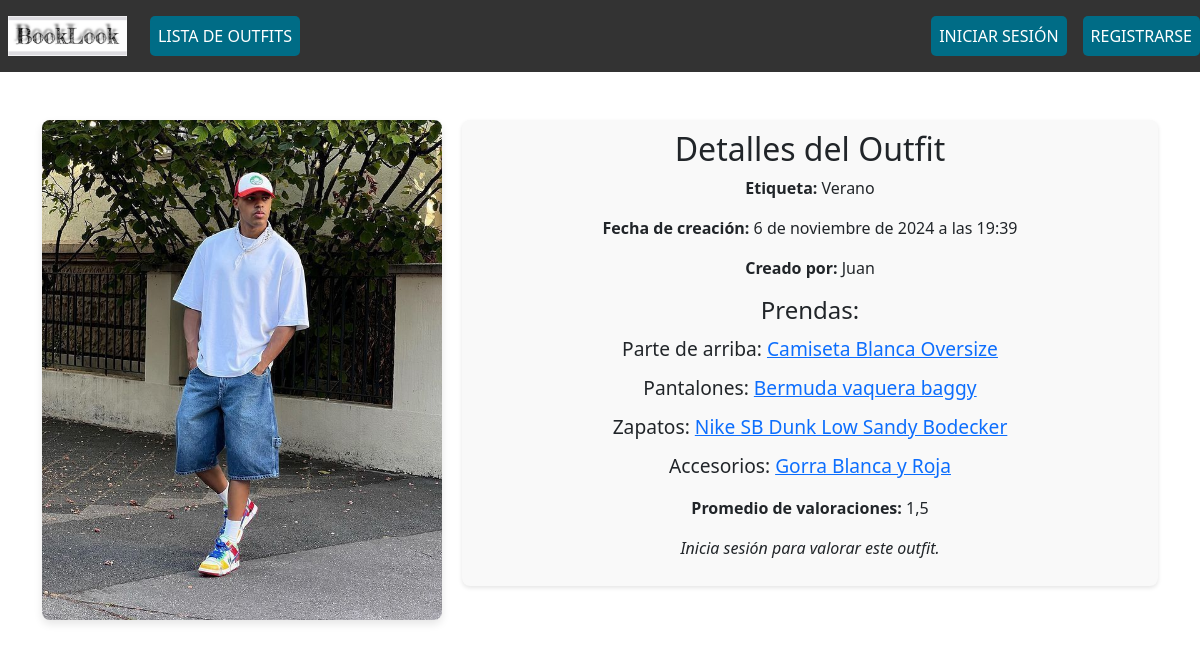
The app's page /outfits/27/ with its own data.
### armario/models.py (models this page shows, shortened)
class Outfit(models.Model):
    foto = models.ImageField(upload_to='outfits/', null=True)
    etiqueta = models.ForeignKey('Etiqueta', on_delete=models.CASCADE, null=True)
    creado_en = models.DateTimeField(auto_now_add=True, null=True)
    creador = models.ForeignKey(User, on_delete=models.CASCADE, related_name="outfits", null=True)

class Etiqueta(models.Model):
    nombre = models.CharField(max_length=50, unique=True, null=True)  # Verano, Invierno, etc.

class Prenda(models.Model):
    TIPO_PRENDA = [
        ('parte_arriba', 'Parte de arriba'),
        ('pantalones', 'Pantalones'),
        ('zapatos', 'Zapatos'),
        ('accesorios', 'Accesorios'),
    ]
    outfit = models.ForeignKey(Outfit, related_name='prendas', on_delete=models.CASCADE, null=True)  # Relación con el outfit
    nombre = models.CharField(max_length=100, null=True)  # Nombre de la prenda
    enlace_compra = models.URLField(null=True)  # Link de compra
    tipo = models.CharField(max_length=15, choices=TIPO_PRENDA, null=True)  # Tipo de prenda (parte de arriba, pantalones, zapatos)

### armario/views.py (the view)
# urls.py: path('outfits/<int:pk>/', views.detalles, name='outfit-detalles'),
def detalles(request, pk):
    outfit = get_object_or_404(Outfit, pk=pk)
    promedio_valoracion = outfit.valoraciones.aggregate(promedio=Avg('valor'))['promedio'] or 0
    if request.method == 'POST':
        valor = request.POST.get('valor')
        if valor and request.user.is_authenticated:
            Valoracion.objects.create(outfit=outfit, usuario=request.user, valor=valor)
            return redirect('outfit-detalles', pk=pk)
    return render(request, 'armario/outfit_detalles.html', {
        'outfit': outfit,
        'promedio_valoracion': round(promedio_valoracion, 1)
    })

### armario/templates/armario/outfit_detalles.html (shortened to what this page needs)
{% extends 'base.html' %}
{% block content %}
    <div class="outfit-detalles d-flex">
        <div class="detalles-outfit">
            <img src="{{ outfit.foto.url }}" alt="Foto de {{ outfit.etiqueta.nombre }}">
        </div>
        <div class="outfit-info">
            <h2>Detalles del Outfit</h2>
            <p><strong>Etiqueta:</strong> {{ outfit.etiqueta.nombre }}</p>
            <p><strong>Fecha de creación:</strong> {{ outfit.creado_en }}</p>
            <p><strong>Creado por:</strong> {{ outfit.creador.username }}</p>
            <h3>Prendas:</h3>
            <ul>
                {% for prenda in outfit.prendas.all %}
                    <li>{{ prenda.get_tipo_display }}:
                        <a href="{{ prenda.enlace_compra }}" target="_blank">{{ prenda.nombre }}</a>
                    </li>
                {% endfor %}
            </ul>
            <p><strong>Promedio de valoraciones:</strong> {{ promedio_valoracion }}</p>
            {% if user.is_authenticated %}
                <form method="post" action="" class="valoracion-form">
                    {% csrf_token %}
                    <label for="valor">Valorar este outfit (1-5):</label>
                    <select name="valor" id="valor" required>
                        <option value="" disabled selected>Selecciona una valoración</option>
                        {% for i in "12345" %}
                            <option value="{{ i }}">{{ i }}</option>
                        {% endfor %}
                    </select>
                    <button type="submit" class="btn btn-success mt-2">Enviar valoración</button>
                </form>
            {% else %}
                <p><em>Inicia sesión para valorar este outfit.</em></p>
            {% endif %}
        </div>
    </div>
{% endblock %}

### armario/static/css/style.css (style rules this page uses)
.outfit-info { padding: 10px; background-color: #f9f9f9; text-align: center; border-radius: 8px; box-shadow: 0px 2px 4px rgba(0, 0, 0, 0.1); }
.outfit-detalles { display: flex; align-items: flex-start; margin-top: 20px; }
.detalles-outfit img { width: 100%; max-width: 400px; height: auto; border-radius: 8px; box-shadow: 0px 4px 8px rgba(0, 0, 0, 0.1); margin-right: 20px; }
.outfit-info { flex-grow: 1; }
.outfit-info h3 { font-size: 1.5rem; margin-bottom: 10px; }
.outfit-info ul { list-style-type: none; padding: 0; }
.outfit-info ul li { margin-bottom: 10px; font-size: 1.2rem; }

### records on screen
Outfit: foto (picture), etiqueta.nombre "Verano", creado_en "6 de noviembre de 2024 a las 19:39", creador.username "Juan"
Prenda: tipo "Parte de arriba", nombre "Camiseta Blanca Oversize"
Prenda: tipo "Pantalones", nombre "Bermuda vaquera baggy"
Prenda: tipo "Zapatos", nombre "Nike SB Dunk Low Sandy Bodecker"
Prenda: tipo "Accesorios", nombre "Gorra Blanca y Roja"

### other values on screen
{{ promedio_valoracion }} "1,5"
